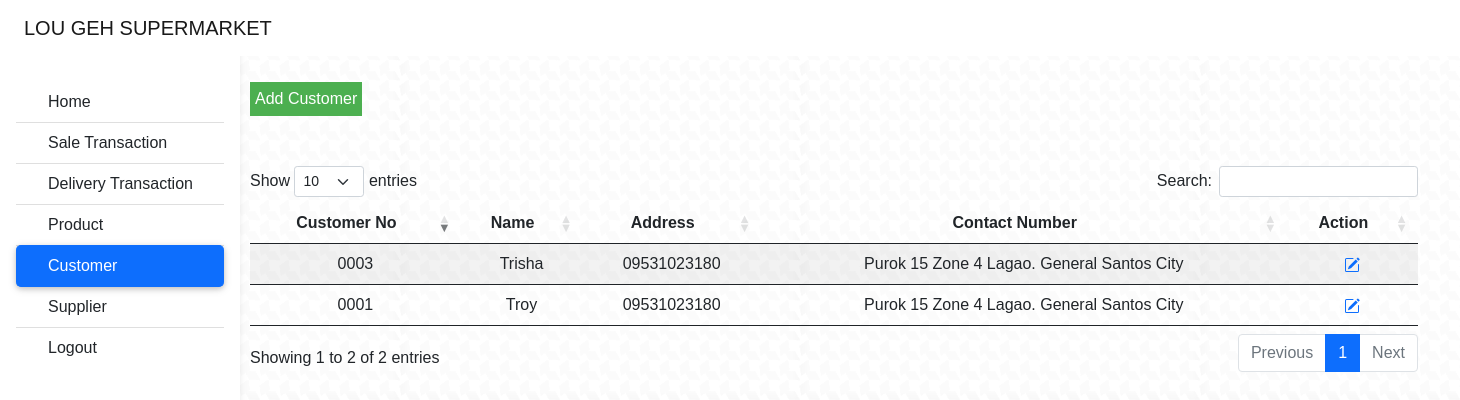
Page /customer/index.php (signed in) on the committed database.
### tables this page shows
CREATE TABLE `customer` (
  `customer_number` int(4) UNSIGNED ZEROFILL NOT NULL,
  `name` varchar(255) NOT NULL,
  `contact_number` varchar(100) NOT NULL,
  `address` varchar(255) NOT NULL,
  `created_at` datetime NOT NULL DEFAULT current_timestamp(),
  `del_status` varchar(100) NOT NULL
);

### customer/index.php (the view, shortened to what this page needs)
<?php
include "../navbar.php";
include "../db_conn.php";
 ?>
 <!DOCTYPE html>
 <html lang="en">
 <head>
     <link rel="stylesheet" href="https://cdnjs.cloudflare.com/ajax/libs/twitter-bootstrap/5.1.3/css/bootstrap.min.css">
     <link rel="stylesheet" href="https://cdn.datatables.net/1.12.1/css/dataTables.bootstrap5.min.css">
     <link rel="stylesheet" href="../assets/css/style.css" />
 </head>
 <body>
    <div style=" position: relative;
  left: 250px;
  margin: auto;
  border: 3px;
  ">
<a  href="add-customer.php"><button class="dropbtn">Add Customer</button></a>
    </div>
    <div class="table_item" style=" position: relative;
  left: 250px;
  width: 80%;
  height: 90%;
  border: 3px;
  top:50px;
  "
  >
 <table id="table" class="table table-striped" style="width:100%; border: 3px;">
        <thead>
            <tr>
                <th>Customer No</th>
                <th>Name</th>
                <th>Address</th>
                <th>Contact Number</th>
                <th>Action</th>
            </tr>
        </thead>
        <tbody>
        <?php
                    $squery =  mysqli_query($conn, "SELECT * from customer Where del_status != 'deleted'");
                    while ($row = mysqli_fetch_array($squery)) {
                    ?>
            <tr>
            <td><?php echo $row['customer_number'] ?></td>
            <td><?php echo $row['name'] ?></td>
            <td><?php echo $row['contact_number'] ?></td>
            <td><?php echo $row['address'] ?></td>
            <td><a href="edit-customer.php?id=<?php echo $row['customer_number'] ?>"></i></a></td>
            </tr> <?php }?>
            </tbody>
    </table>
 </body>
 </html>

### assets/css/style.css (style rules this page uses)
body { font-family: "Poppins", sans-serif; height: 100%; background: url("../assets/images/houndstooth.png"); background-repeat: repeat; }

### navbar.php (style rules this page uses)
body { background-color: white; }

### customer/index.php (style rules this page uses)
.dropbtn { background-color: #4CAF50; color: white; padding: 5px; font-size: 16px; border: none; cursor: pointer; }

### rows in the picture
customer: customer_number "0001", name "Troy", contact_number "09531023180", address "Purok 15 Zone 4 Lagao. General Santos City"
customer: customer_number "0003", name "Trisha", contact_number "09531023180", address "Purok 15 Zone 4 Lagao. General Santos City"
